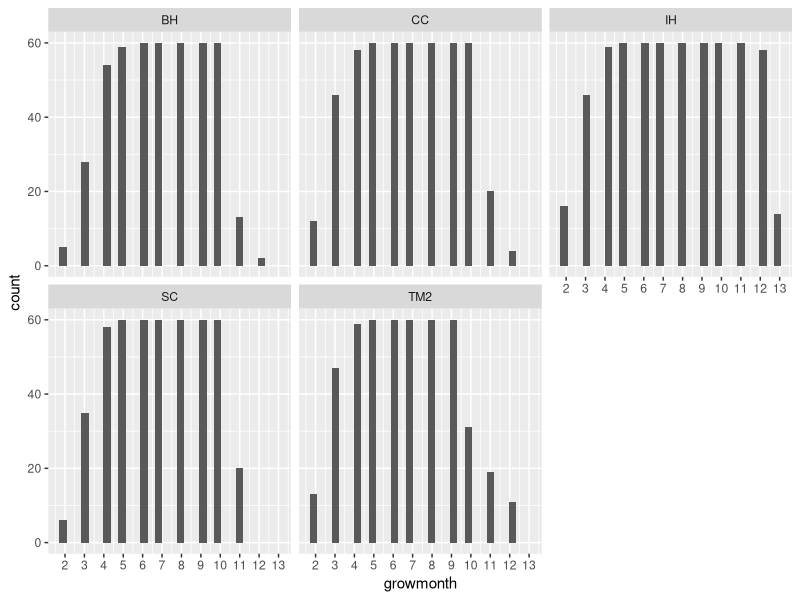
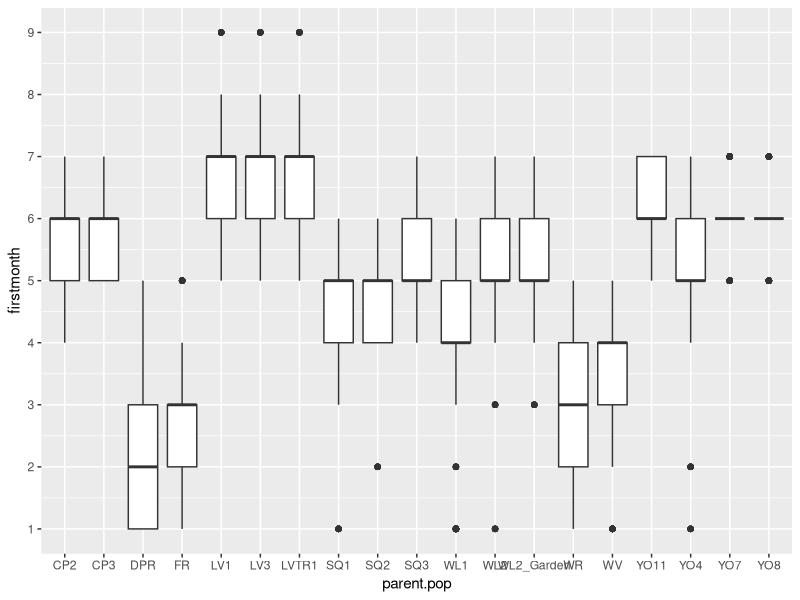
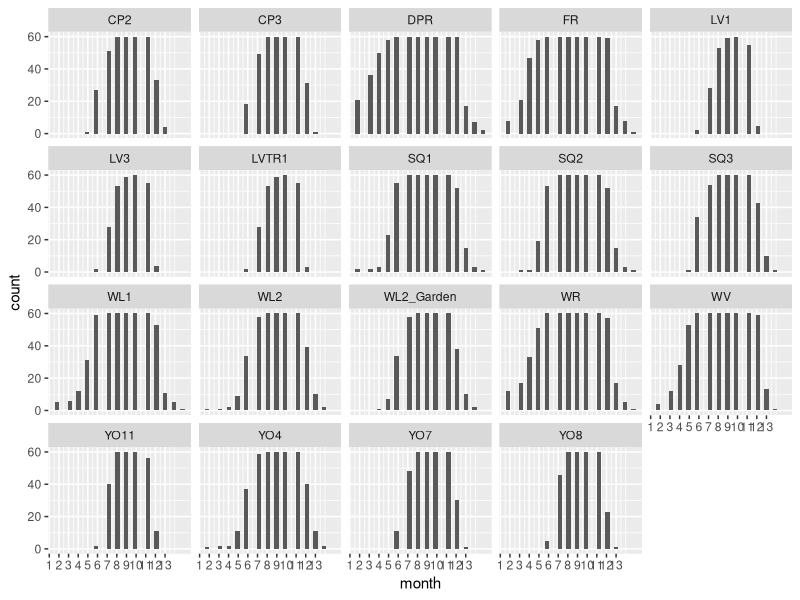
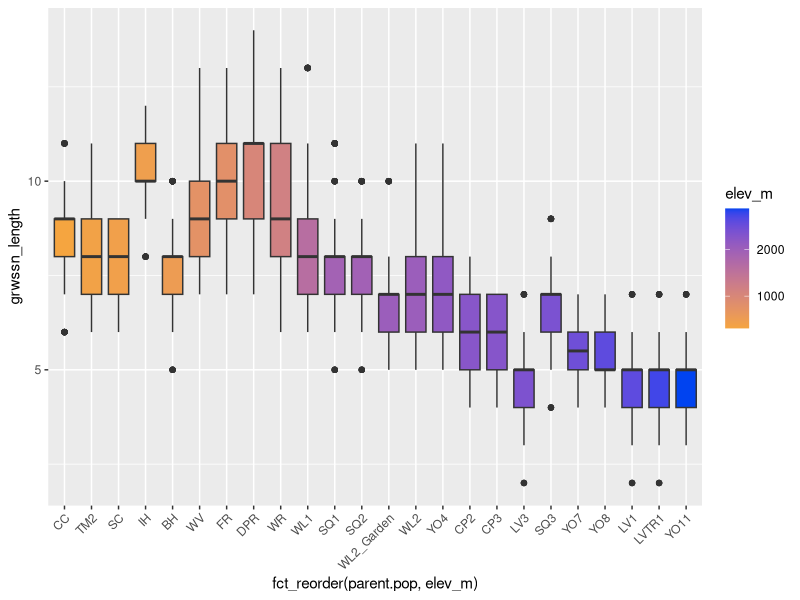

The R script that drew these images, in order: (Note: this script raises an error after producing the figures.)
## ---- chunk 1
knitr::opts_chunk$set(echo = TRUE)
#clear console if needed
#rm(list = ls())
## ---- chunk 2
library(raster) #for the CV function 
library(tidyverse)

sem <- function(x, na.rm=FALSE) { #standard error function 
  sd(x,na.rm=na.rm)/sqrt(length(na.omit(x)))
} 

true_round <- function(number, digits) { #rounding function that bypasses R's round to even default
  posneg <- sign(number)
  number <- abs(number) * 10^digits
  number <- number + 0.5 + sqrt(.Machine$double.eps)
  number <- trunc(number)
  number <- number / 10 ^ digits
  number * posneg
} 
## ---- chunk 3
#pop info
pops_common_garden <- read_csv("../input/WL2_Data/Pops_for_2023_WL2.csv") #pops included in common garden 
pops_common_garden_nonotes <- pops_common_garden %>% select(parent.pop:phylogroup, elevation.group) #subset columns

#Need to add YO1 for JGI:
yose1 <- tibble(parent.pop="YO1", phylogroup=NA) 
pops_common_garden_jgi <- bind_rows(pops_common_garden_nonotes, yose1)

#extra location info 
pop_loc <- read_csv("../input/Strep_tort_locs.csv")

#need to change YOSE to YO
pop_loc_yo <- pop_loc %>% mutate(parent.pop = str_replace(`Site code`, "YOSE(\\d+)", "YO\\1")) %>% select(Lat, Long, elev_m=`Elevation (m)`, parent.pop)

#merge in location info
pop_elev <- left_join(pops_common_garden_jgi, pop_loc_yo)

#add in common garden sites
sites_loc <- tibble(parent.pop=c("UCD_Garden", "WL2_Garden"), phylogroup=NA, Lat=c("38.53250", "38.82599"), Long=c("-121.78299", "-120.25090"), elev_m=c(16,2020))
pops_gardens_locs <- bind_rows(pop_elev, sites_loc)

#add row names
pops_gardens_locs_rowids <- pops_gardens_locs %>% rowid_to_column() %>% mutate(rowid = as.character(rowid))
## ---- chunk 4
flint_data1 <- read_csv("../input/Updated_Flint_Climate_Oct2024.csv") #This only goes through Aug 2024
flint_data2 <- read_csv("../input/Updated_Flint_Sept-Dec2024.csv") #Sept-Dec 2024

#merge:
flint_data <- bind_rows(flint_data1, flint_data2)
## ---- chunk 5
cwd <- flint_data %>% filter(str_detect(DataFileName, "cwd"))
cwd_long <- cwd %>% 
  pivot_longer(!DataFileName, names_to = "rowid", values_to = "cwd") %>% 
  extract(DataFileName, c("year", "month"), "(\\d+)(.*)", convert = TRUE) %>% 
  separate(month, into = c("month", "file_type")) %>% select(rowid, year, month, cwd)

pet <- flint_data %>% filter(str_detect(DataFileName, "pet"))
pet_long <- pet %>% 
  pivot_longer(!DataFileName, names_to = "rowid", values_to = "pet") %>% 
  extract(DataFileName, c("year", "month"), "(\\d+)(.*)", convert = TRUE) %>% 
  separate(month, into = c("month", "file_type")) %>% select(rowid, year, month, pet)

aet <- flint_data %>% 
  filter(str_detect(DataFileName, "aet"))
aet_long <- aet %>% 
  pivot_longer(!DataFileName, names_to = "rowid", values_to = "aet") %>% 
  extract(DataFileName, c("year", "month"), "(\\d+)(.*)", convert = TRUE) %>% 
  separate(month, into = c("month", "file_type")) %>% select(rowid, year, month, aet)

pck <- flint_data %>% filter(str_detect(DataFileName, "pck"))
pck_long <- pck %>% 
  pivot_longer(!DataFileName, names_to = "rowid", values_to = "pck") %>% 
  extract(DataFileName, c("year", "month"), "(\\d+)(.*)", convert = TRUE) %>% 
  separate(month, into = c("month", "file_type")) %>% select(rowid, year, month, pck)

ppt <- flint_data %>% filter(str_detect(DataFileName, "ppt"))
ppt_long <- ppt %>% 
  pivot_longer(!DataFileName, names_to = "rowid", values_to = "ppt") %>% 
  extract(DataFileName, c("year", "month"), "(\\d+)(.*)", convert = TRUE) %>% 
  separate(month, into = c("month", "file_type")) %>% select(rowid, year, month, ppt)

tmn <- flint_data %>% filter(str_detect(DataFileName, "tmn"))
tmn_long <- tmn %>% 
  pivot_longer(!DataFileName, names_to = "rowid", values_to = "tmn") %>% 
  extract(DataFileName, c("year", "month"), "(\\d+)(.*)", convert = TRUE) %>% 
  separate(month, into = c("month", "file_type")) %>% select(rowid, year, month, tmn)

tmx <- flint_data %>% filter(str_detect(DataFileName, "tmx"))
tmx_long <- tmx %>% 
  pivot_longer(!DataFileName, names_to = "rowid", values_to = "tmx") %>% 
  extract(DataFileName, c("year", "month"), "(\\d+)(.*)", convert = TRUE) %>% 
  separate(month, into = c("month", "file_type")) %>% select(rowid, year, month, tmx)

#merge:
flint_long <- full_join(aet_long, cwd_long)
flint_long <- full_join(flint_long, pck_long)
flint_long <- full_join(flint_long, pet_long)
flint_long <- full_join(flint_long, ppt_long)
flint_long <- full_join(flint_long, tmn_long)
flint_long <- full_join(flint_long, tmx_long)

flint_pops <- full_join(pops_gardens_locs_rowids, flint_long) 
#write_csv(flint_pops, "../output/Climate/Flint_AllSites_Dec2024.csv") 
## ---- chunk 6
pop_elev_climate <- flint_pops %>% 
  select(parent.pop, elevation.group, elev_m, Lat:Long, year:tmx) %>% #organize the columns 
  mutate(elevation.group=if_else(parent.pop=="UCD_Garden", "Low",  #add elevation group for gardens
                                 if_else(parent.pop=="WL2_Garden", "High", elevation.group))) %>% 
  filter(parent.pop!="YO1") #remove YO1 from the dataset 
#write_csv(pop_elev_climate, "../output/Climate/flint_climate_UCDpops.csv") #this is the file used in "Flint_Growth_Season.Rmd" and "Climate_PCAs_AllYear.Rmd"
## ---- chunk 7
month_nums <- tibble(month=c("jan","feb","mar","apr","may","jun","jul","aug","sep","oct","nov","dec"),
                     month_nums=c(1:12)) #give calendar months a number 

#merge:
flint_all_year_mosnums <- left_join(pop_elev_climate, month_nums) %>% arrange(parent.pop, year, month_nums) 

#define the water year as November-October:
flint_all_year_wtr_yr <- flint_all_year_mosnums %>% 
  mutate(wtr_yr = year + month_nums %in% c(11:12)) %>% 
  mutate(timeframe = case_when(
                                wtr_yr < 1964 ~ "beforehistoric",
                                wtr_yr >= 1964 & wtr_yr < 1994 ~ "historic",
                                wtr_yr >= 1994 & wtr_yr < 2024 ~ "recent")) %>%
                         mutate(timeframe = as.factor(timeframe), month = as.factor(month)) %>%
                         filter(wtr_yr != 1895, wtr_yr < 2024) %>% #remove years with less than 12 months of data 
                         mutate(months_wtryr = case_when(
                           month == "nov" ~ 1,
                           month == "dec" ~ 2,
                           month == "jan" ~ 3,
                           month == "feb" ~ 4,
                           month == "mar" ~ 5,
                           month == "apr" ~ 6,
                           month == "may" ~ 7, 
                           month == "jun" ~ 8,
                           month == "jul" ~ 9, 
                           month == "aug" ~ 10,
                           month == "sep" ~ 11,
                           month == "oct" ~ 12 )) %>% 
  select(parent.pop:month, timeframe, wtr_yr, months_wtryr, aet:tmx)  #organize the columns 
summary(flint_all_year_wtr_yr)
#write_csv(flint_all_year_wtr_yr, "../output/Climate/flint_all_year_wtr_yr.csv")

#water year is calculated Nov - October.  Could have issues with this, but move forward for now. Can be changed later. 
## ---- chunk 8
# Calculating average temp and diurnal range for each month
bioclim_wtr_yr_prep <- flint_all_year_wtr_yr %>% 
  mutate(tavg = (tmn + tmx)/2, t_diurnal = (tmx-tmn))

#Bio 1, 2, 4, 7, 12, 15
bioclim_wtr_yr_calc <- bioclim_wtr_yr_prep %>% 
  group_by(parent.pop, elevation.group, elev_m, timeframe, wtr_yr) %>% 
  summarise(ann_tmean=mean(tavg),  #Bio1 - Annual Mean Temperature
            mean_diurnal_range=mean(t_diurnal), #Bio2 - Mean Diurnal Range
            temp_seasonality=sd(tavg), #Bio4 - Temperature Seasonality
            temp_ann_range=(max(tmx))-(min(tmn)), #bio7 - temp annual range
            ann_ppt=sum(ppt), #bio12 - annual precip
            ppt_seasonality=cv(ppt+1)) #bio15 - Precipitation Seasonality (+1 to avoid strange CVs for areas where mean rainfaill is < 1)

# Calculating wettest, driest, warmest, and coldest months 
wettest_month <- bioclim_wtr_yr_prep %>%  #there's one wettest month per pop/year
  group_by(parent.pop, elevation.group, elev_m, timeframe, wtr_yr) %>% 
  slice_max(ppt)
driest_month <- bioclim_wtr_yr_prep %>%  #there's more than one driest month for some pops and years 
  group_by(parent.pop, elevation.group, elev_m, timeframe, wtr_yr) %>% 
  slice_min(ppt)
warmest_month <- bioclim_wtr_yr_prep %>% #there's more than one warmest month for 1 pop/year
  group_by(parent.pop, elevation.group, elev_m, timeframe, wtr_yr) %>% 
  slice_max(tavg)
coldest_month <- bioclim_wtr_yr_prep %>% #there's more than one driest month for some pops and years 
  group_by(parent.pop, elevation.group, elev_m, timeframe, wtr_yr) %>% 
  slice_min(tavg)

# Bio 8, 9, 18, 19
bio8_wtryr <- wettest_month %>% #bio8 = tmean_wettest_month
  dplyr::select(parent.pop, elevation.group, elev_m, timeframe, wtr_yr, tmean_wettest_month=tavg)
bio9_wtryr <- driest_month %>% #bio9 = tmean_driest_month
  group_by(parent.pop, elevation.group, elev_m, timeframe, wtr_yr) %>% 
  summarise(tmean_driest_month=mean(tavg)) #taking the average b/c some years where there are multiple driest months 
bio18_wtryr <- warmest_month %>% #bio18 = ppt_warmest_month
  group_by(parent.pop, elevation.group, elev_m, timeframe, wtr_yr) %>% 
  summarise(ppt_warmest_month=mean(ppt)) #taking the avg b/c more than one warmest month for one pop/year
bio19_wtryr <- coldest_month %>% #bio19 = ppt_coldest_month
  group_by(parent.pop, elevation.group, elev_m, timeframe, wtr_yr) %>% 
  summarise(ppt_coldest_month=mean(ppt)) #taking the avg b/c more than one coldest month for one pop/year
#merge:
bio8_9_wtryr <- full_join(bio8_wtryr, bio9_wtryr) 
bio18_19_wtryr <- full_join(bio18_wtryr, bio19_wtryr) 
all_periods_wtryr <- full_join(bio8_9_wtryr, bio18_19_wtryr)

#Merge all bioclims
bioclim_wtryr <- full_join(bioclim_wtr_yr_calc, all_periods_wtryr)
summary(bioclim_wtryr)
#write_csv(bioclim_wtryr, "../output/Climate/bioclim_wtr_yr.csv")
## ---- chunk 9
growyear_months <- tibble(month=c(1:12), growmonth=c(5, 6, 7, 8, 9, 10, 11, 12, 1, 2, 3, 4)) #start in Sept for low elev though due to after-ripening requirements 
pop_elev_climate_60 <- pop_elev_climate %>% 
  filter(parent.pop != "UCD_Garden") %>% #remove Davis garden 
  mutate(month = recode(month, #convert months to numbers 
  jan = 1,
  feb = 2,
  mar = 3,
  apr = 4,
  may = 5,
  jun = 6,
  jul = 7,
  aug = 8,
  sep = 9,
  oct = 10,
  nov = 11,
  dec = 12
)) %>% 
  left_join(growyear_months) %>% 
  mutate(grow_yr = year + month %in% c(9:12)) %>% #match grow year to grow months 
  filter(grow_yr >= 1964, grow_yr < 2024) %>%  #use the most recent 60 years
  select(parent.pop:Long, year_cal=year, grow_yr, month, growmonth, cwd, pck, ppt, tmn, tmx) %>% 
  arrange(parent.pop, year_cal, month)

pop_elev_climate_60_avgs <- pop_elev_climate_60 %>% 
  group_by(parent.pop, elevation.group, elev_m, month) %>% 
  summarise_at(c("cwd", "pck", "ppt", "tmn", "tmx"), c(mean, sem), na.rm = TRUE) #60 year averages per month for each pop
names(pop_elev_climate_60_avgs) <- gsub("fn2", "sem", colnames(pop_elev_climate_60_avgs))
names(pop_elev_climate_60_avgs) <-gsub("fn1", "mean", colnames(pop_elev_climate_60_avgs))
pop_elev_climate_60_avgs <- pop_elev_climate_60_avgs %>% mutate(PckSum=sum(pck_mean)) #estimate of average total snowpack in a year 
## ---- chunk 10
nosnow_pops_60 <- pop_elev_climate_60_avgs %>% filter(PckSum < 70)
unique(nosnow_pops_60$parent.pop) #BH, CC, TM2, SC, IH 
summary(nosnow_pops_60) #3rd quartile of CWD = 85.15

nosnow_pops_60_tojoin <- nosnow_pops_60 %>% select(parent.pop:elev_m, PckSum) %>% distinct() #pull out PckSum
nosnow_pops_60_years <- left_join(nosnow_pops_60_tojoin, pop_elev_climate_60) #add PckSum to full 60 year data frame 

#first month
nosnow_60_first_month <- nosnow_pops_60_years %>%
  group_by(parent.pop, elevation.group, elev_m, grow_yr) %>% 
  filter(ppt>=25) %>% 
  arrange(growmonth) %>% 
  filter(row_number()==1) #get first month for each pop and year with germinating inducing rain 
nosnow_60_first_month_tomerge <- nosnow_60_first_month %>% 
  select(parent.pop:elev_m, grow_yr, firstmonth=growmonth) #first month is in grow month not calendar month format
#merge:
nosnow_60_first_month_col <- full_join(nosnow_pops_60_years, nosnow_60_first_month_tomerge)

#last month
nosnow_60_last_month <- nosnow_60_first_month_col %>%
  group_by(parent.pop, elevation.group, elev_m, grow_yr) %>% 
  filter(growmonth>firstmonth) %>% #start the search at the first month of the growth season 
  filter(cwd>85.15) %>% #last month is when cwd gets too high 
  arrange(growmonth) %>% 
  filter(row_number()==1)
nosnow_60_last_month_tomerge <- nosnow_60_last_month %>% 
  select(parent.pop:elev_m, grow_yr, lastmonth=growmonth) #last month is in grow month not calendar month format
nosnow_60_last_month_col <- full_join(nosnow_60_first_month_col, nosnow_60_last_month_tomerge) %>% 
  select(parent.pop:growmonth, firstmonth, lastmonth, cwd:tmx)
## ---- chunk 11
nosnow_60_last_month_col %>% filter(is.na(lastmonth)) %>% arrange(grow_yr) #16 cases in IH with no last month 
nosnow_60_last_month_col %>% filter(parent.pop=="IH") #most of above = cases where the next Sept is the month with cwd past the threshold --> figure out how to add this month into the final climate 
##except 2005 & 2019 (for those 2 cwd didn't get above 85.15 until after the next growth season started) --> use max end date for these 
pop_elev_climate %>% filter(parent.pop=="IH") %>% filter(month=="sep", year==2023) #high cwd in sept 2023

nosnow_60_last_month_col %>% filter(is.na(firstmonth)) %>% arrange(grow_yr) #0 cases 
nosnow_60_last_month_col %>% filter(firstmonth>4) #1 case in BH (2014) where first month is after December, this is fine, right?

nosnow_60_last_month_col %>% filter(lastmonth<4) %>% arrange(parent.pop, grow_yr) #1 case in BH 1979 where last month is less than 4 (earlier than December), it's actually only 1 month post start
nosnow_60_last_month_col %>% filter(lastmonth==firstmonth) %>% arrange(parent.pop, grow_yr) #0 cases
nosnow_60_last_month_col %>% filter(lastmonth==1) %>% arrange(parent.pop, grow_yr) #0 cases where Sept is last month 
nosnow_60_last_month_col %>% filter(lastmonth<6) #1 case where Oct-Dec is the last month (same BH as above)
nosnow_60_last_month_col %>% filter(growmonth==firstmonth+1, cwd>85.15) %>% arrange(parent.pop, grow_yr) #1 case where cwd is high in the second growth month (same BH as above - 1979)
nosnow_60_last_month_col %>% filter(parent.pop=="BH", grow_yr==1979) #next growmonth with high enough CWD = 10, use that instead of 2? 
## ---- chunk 12
summary(nosnow_60_last_month_col) #first month in data set = 1, last month in data set = 12 (in grow months)
nosnow_60_last_month_col %>% filter(parent.pop=="IH") %>% summarise(maxEnd=max(lastmonth, na.rm=TRUE)) #max end = 12 in grow months 

nosnow_60first_last_month <- nosnow_60_last_month_col %>% 
  mutate(lastmonth=if_else(parent.pop=="IH" & grow_yr==2005, 12, #use the max end for the cases were CWD never > 85.15
         if_else(parent.pop=="IH" & grow_yr==2019, 12, #use the max end for the cases were CWD never > 85.15
          if_else(parent.pop=="BH" & grow_yr==1979, 10, #use the next month with high CWD
                 lastmonth))))

#deal with cases for IH where sept is the last month 
IH_sept_last_month <- nosnow_60first_last_month %>% 
  filter(is.na(lastmonth)) %>% 
  mutate(lastmonth=13) %>% #last month will be the 13th month 
  arrange(grow_yr) #14 years left for IH with no last month (last month = next year's Sept)

IH_sept_last_month_only <- IH_sept_last_month %>% 
  ungroup() %>% 
  select(parent.pop, year_cal=grow_yr, firstmonth) %>% 
  distinct() %>% #just have 1 row per year where we need to add sept
  left_join(pop_elev_climate_60) %>% 
  filter(month==9) %>% 
  mutate(grow_yr=year_cal, growmonth=13, lastmonth=13) #change grow_yr to include sept 
#still need 2023 sept:
IH_2023_sept <- pop_elev_climate %>% filter(parent.pop=="IH") %>% filter(month=="sep", year==2023) %>% 
  mutate(grow_yr=year, month=9, growmonth=13, lastmonth=13, firstmonth=1) %>% 
  select(parent.pop, year_cal=year, elevation.group:Long, grow_yr, month,growmonth,firstmonth, lastmonth, cwd, pck, ppt:tmx)
## ---- chunk 13
IH_sept_last_month_fixed <- IH_sept_last_month %>% 
  bind_rows(IH_sept_last_month_only) %>% #add rows for sept in 
  bind_rows(IH_2023_sept) %>% 
  arrange(year_cal, month) %>% 
  select(-PckSum) %>% #remove this since we lost it on the new rows 
  group_by(parent.pop, elevation.group, elev_m, grow_yr) %>% 
  filter(growmonth>firstmonth) %>% #first and last month are in grow month format not calendar year 
  filter(growmonth<=lastmonth) %>% 
  arrange(parent.pop, grow_yr, growmonth)

nosnow_grwseason_60 <- nosnow_60first_last_month %>% 
  group_by(parent.pop, elevation.group, elev_m, grow_yr) %>% 
  filter(growmonth>firstmonth) %>% #first and last month are in grow month format not calendar year 
  filter(growmonth<=lastmonth) %>% 
  bind_rows(IH_sept_last_month_fixed) %>% 
  arrange(parent.pop, grow_yr, growmonth) 

xtabs(~parent.pop+month, data=nosnow_grwseason_60)
nosnow_grwseason_60 %>% ggplot(aes(x=growmonth)) + geom_histogram() +
  scale_x_continuous(breaks=c(1, 2, 3, 4, 5,6,7,8,9,10, 11, 12, 13)) +
  facet_wrap(~parent.pop)

nosnow_grwseason_60 %>% filter(parent.pop=="IH", grow_yr==1965)
## ---- chunk 14
snow_pops_60 <- pop_elev_climate_60_avgs %>% filter(PckSum >= 70)
unique(snow_pops_60$parent.pop) #18 pops + garden site get some significant snowpack per year 

#add rest of 2023 calendar year 
snow_pop_ids <- snow_pops_60 %>% select(parent.pop) %>% distinct()
snow_pops_2023_cal_year <- pop_elev_climate %>% 
  filter(parent.pop != "UCD_Garden") %>%  
  mutate(month = recode(month, 
  jan = 1,
  feb = 2,
  mar = 3,
  apr = 4,
  may = 5,
  jun = 6,
  jul = 7,
  aug = 8,
  sep = 9,
  oct = 10,
  nov = 11,
  dec = 12
)) %>% 
  left_join(growyear_months) %>% 
  mutate(grow_yr = year + month %in% c(9:12)) %>%
  select(parent.pop:Long, year_cal=year, grow_yr, month, growmonth, cwd, pck, ppt, tmn, tmx) %>% 
  filter(grow_yr == 2024, year_cal==2023) %>%  
  right_join(snow_pop_ids) 

snow_pops_60_tojoin <- snow_pops_60 %>% select(parent.pop:elev_m, PckSum) %>% distinct()
snow_pops_60_years <- left_join(snow_pops_60_tojoin, pop_elev_climate_60) %>% 
  filter(year_cal >1963) %>%  #remove 1963 calendar year 
  bind_rows(snow_pops_2023_cal_year) %>% #add rest of 2023 calendar year 
  arrange(parent.pop, year_cal, month)

#first month
snow_60_first_month <- snow_pops_60_years %>%
  group_by(parent.pop, elevation.group, elev_m, year_cal) %>% #find snow pops growth season within the normal calendar year since they can end as late as December 
  filter(pck==0) %>% 
  filter(tmn > 0) %>% 
  arrange(month) %>% 
  filter(row_number()==1) #get first month for each pop and year with no snowpack for germ
snow_60_first_month_tomerge <- snow_60_first_month %>% 
  select(parent.pop:elev_m, year_cal, firstmonth=month)
snow_60_first_month_col <- full_join(snow_pops_60_years, snow_60_first_month_tomerge)

#last month 
snow_60_last_month <- snow_60_first_month_col %>%
  group_by(parent.pop, elevation.group, elev_m, year_cal) %>% 
  filter(month>firstmonth) %>% 
  filter(month>4) %>% #before adding this, the min last month was 10 (except for cases with Jan germ and Feb snow)
  filter(if_else(pck>70, pck>70, 
                 if_else(pck>0, tmn < 0, tmn <= -5))) %>%  #-5 is moderate freeze (Pardee et al. 2017)
  arrange(month) %>% 
  filter(row_number()==1) #get first month after growstart for each pop and year with pck >70 OR pck>0 & tmn <0 OR tmn <-5
snow_60_last_month_tomerge <- snow_60_last_month %>% 
  select(parent.pop:elev_m, year_cal, firstmonth,lastmonth=month)
snow_60_last_month_col <- full_join(snow_60_first_month_col, snow_60_last_month_tomerge) %>% 
  select(firstmonth, lastmonth, year_cal:tmx)
## ---- chunk 15
snow_60_last_month_col %>% filter(is.na(firstmonth)) #no cases where there isn't a firstmonth
snow_60_last_month_col %>% filter(lastmonth==firstmonth) %>% arrange(parent.pop, year_cal) #no cases where last month is first month 

snow_60_last_month_col %>% filter(is.na(lastmonth)) #238 cases where there isn't a lastmonth #*no snow_pack, or min temp > -5 
#***WHAT TO DO FOR THESE CASES? check the next calendar year to see when pck > 70 and make the last month 12 (Dec) for the ones without that 

snow_60_last_month_col %>% filter(lastmonth==firstmonth+1) %>% arrange(parent.pop, year_cal) #0 cases 
snow_60_last_month_col %>% filter(lastmonth==firstmonth+2) #6 cases where there was sig snowpack in the second month after the first month of 0 snowpack 
heavysnow_60 <- snow_60_last_month_col %>% filter(lastmonth<=firstmonth+2) %>% filter(month==firstmonth)
summary(heavysnow_60) 
unique(heavysnow_60$parent.pop) #3 pops included (all Lassen)
#high snowpack all year except Aug-Nov, these cases are fine to leave 

snow_60_last_month_col %>% filter(firstmonth<4) %>% filter(pck>70) %>% filter(month>firstmonth, month<10) #13 cases where Jan or Feb = first month, but high snow 1 or 2 months later 
#look at the distribution of start and end months 
snow_60_last_month_col %>% 
  ggplot(aes(x=parent.pop, y=firstmonth)) +
  geom_boxplot() +
  scale_y_continuous(breaks=c(1, 2, 3, 4, 5,6,7,8,9,10, 11, 12)) 
#Jan and Feb are clearly outliers for some higher elev pops 
#SQ1, SQ2, WL1, WL2 (MAR OUTLIER TOO?), WV, YO4
snow_60_last_month_col %>% filter(parent.pop=="SQ1", firstmonth==1) %>% 
  filter(pck>70, month>firstmonth, month<10) #no cases of high snowpack soon after germ
snow_60_last_month_col %>% filter(parent.pop=="SQ2", firstmonth==2) %>% 
  filter(pck>70, month>firstmonth, month<10) #no cases of high snowpack soon after germ
snow_60_last_month_col %>% filter(parent.pop=="WV", firstmonth==1) %>% 
  filter(pck>70, month>firstmonth, month<10) #no cases of high snowpack soon after germ
snow_60_last_month_col %>% filter(parent.pop=="YO4", firstmonth<3) %>% 
  filter(pck>70, month>firstmonth, month<10) #no cases of high snowpack soon after germ
snow_60_last_month_col %>% filter(parent.pop=="WL1", firstmonth<3) %>% 
  filter(pck>70, month>firstmonth, month<10) #3 years with high snow pack 1 or 2 months post germ (1991, 2009, 2018)
snow_60_last_month_col %>% filter(parent.pop=="WL2", firstmonth<=3) %>% 
  filter(pck>70, month>firstmonth, month<10) #1 year with high snow pack 1 month post germ (2014) 
#Check with J&J about the above WL1 and WL2 cases, for now just leave them in 
## ---- chunk 16
#search for the last month in the grow year rather than calendar year for the cases without a last month 
snow_60_last_month_grwyr <- snow_60_last_month_col %>% 
  filter(month<9) %>% 
  group_by(parent.pop, elevation.group, elev_m, grow_yr) %>% 
  filter(if_else(pck>70, pck>70, 
                 if_else(pck>0, tmn < 0, tmn <= -5))) %>%  #-5 is moderate freeze (Pardee et al. 2017)
  arrange(growmonth) %>%  
  filter(row_number()==1)
snow_60_last_month_grwyr_tomerge <- snow_60_last_month_grwyr %>% 
  ungroup() %>% 
  mutate(year_cal=grow_yr-1) %>% #will apply these last months to the previous cal year
  select(parent.pop:elev_m, year_cal,lastmonth_grwyr=growmonth) %>% 
  arrange(parent.pop, year_cal)
snow_60_last_grw_month_col <- left_join(snow_60_last_month_col, snow_60_last_month_grwyr_tomerge) %>% 
  select(firstmonth, lastmonth, lastmonth_grwyr, year_cal:tmx) 


snow_60_last_grw_month_col %>% filter(is.na(lastmonth), is.na(lastmonth_grwyr)) #still some with no last month - use the max last month for these 
snow_60_last_grw_month_col %>% group_by(parent.pop) %>% summarise(maxEnd=max(lastmonth, na.rm = TRUE)) #max end for every pop = 12 
snow_60first_last_month <- snow_60_last_grw_month_col %>% 
  mutate(lastmonth=if_else(is.na(lastmonth) & is.na(lastmonth_grwyr), 12,#assign the max end 
                           lastmonth))

snow_60_last_grw_month_col %>% filter(is.na(lastmonth), !is.na(lastmonth_grwyr)) #use the grow year last month for these
snow_no_end <- snow_60first_last_month %>% 
  filter(is.na(lastmonth)) %>% 
  select(-lastmonth)
snow_no_end_nextyr <- snow_no_end %>%
  filter(grow_yr>year_cal) %>% #want the next calendar year
  ungroup() %>% 
  select(parent.pop, year_cal=grow_yr, firstmonth, lastmonth_grwyr) %>% 
  distinct() %>% 
  left_join(pop_elev_climate_60) %>% 
  filter(growmonth>4) %>% #want only Jan + 
  filter(growmonth<=lastmonth_grwyr) %>% #only keep the rows for the months between Jan and whatever the end month is in growthmonth format 
  mutate(year_cal=year_cal-1, #change the calendar year to the previous 
         month=month+12, #change the month number appropriately 
          lastmonth=(lastmonth_grwyr-4)+12)

snow_no_end_nextyr_lastmonth <- snow_no_end_nextyr %>% 
  select(parent.pop, year_cal, lastmonth) %>% 
  distinct() %>% 
  left_join(snow_no_end) #add last month info to snow_no_end
  
#snow_no_end_nextyr
#snow_60_last_grw_month_col %>% filter(parent.pop=="CP2", year_cal>1975) #the above code worked!
## ---- chunk 17
snow_no_end_last_month_fixed <- snow_no_end_nextyr_lastmonth %>% 
  bind_rows(snow_no_end_nextyr) %>% #add rows for additional months in 
  arrange(year_cal, month) %>% 
  select(-Lat, -Long, -growmonth) %>% #remove this since we lost it on the new rows 
  group_by(parent.pop, elevation.group, elev_m, year_cal) %>% 
  filter(month>firstmonth) %>%  
  filter(month<=lastmonth) %>% 
  arrange(parent.pop, year_cal, month)

snow_grwseason_60 <- snow_60first_last_month %>% 
  group_by(parent.pop, elevation.group, elev_m, year_cal) %>% 
  filter(month>firstmonth) %>% #first and last month are in grow month format not calendar year 
  filter(month<=lastmonth) %>% 
  bind_rows(snow_no_end_last_month_fixed) %>% 
  arrange(parent.pop, year_cal, month) %>% 
  select(parent.pop:elev_m, firstmonth, lastmonth, year_cal:month, cwd:tmx)

xtabs(~parent.pop+month, data=snow_grwseason_60)
snow_grwseason_60 %>% ggplot(aes(x=month)) + geom_histogram() +
  scale_x_continuous(breaks=c(1, 2, 3, 4, 5,6,7,8,9,10, 11, 12,13)) +
  facet_wrap(~parent.pop)
## ---- chunk 18
nosnow_grwseason_60_prep <- nosnow_grwseason_60 %>% 
  select(parent.pop:elev_m, year=grow_yr, #grow season months in grow year format for no snow pops
         month, firstmonth:tmx)
snow_grwseason_60_prep <- snow_grwseason_60 %>% 
  select(parent.pop:elev_m, year=year_cal, #grow season months in calendar year format for snow pops
         firstmonth:lastmonth, month:tmx)

flint_60_grwseason <- rbind(nosnow_grwseason_60_prep, snow_grwseason_60_prep) %>% 
  mutate(timeframe = case_when(
                                year >= 1964 & year < 1994 ~ "historic",
                                year >= 1994 & year < 2024 ~ "recent")) %>% 
  mutate(grwssn_length = lastmonth-firstmonth) %>% 
  select(parent.pop:elev_m, timeframe, year, month,grwssn_length, cwd:tmx) #organize the columns 
summary(flint_60_grwseason)
unique(flint_60_grwseason$parent.pop)
flint_60_grwseason %>% 
  ggplot(aes(x=fct_reorder(parent.pop, elev_m), y=grwssn_length, fill = elev_m)) +
  geom_boxplot() +
  scale_fill_gradient(low = "#F5A540", high = "#0043F0") +
  theme(axis.text.x = element_text(angle = 45,  hjust = 1))

write_csv(flint_60_grwseason, "../output/Climate/flint_climate_growthseason_60.csv")
## ---- chunk 19
# Calculating average temp and diurnal range for each month
bioclim_60_meantemp_prep <- flint_60_grwseason %>% 
  mutate(tavg = (tmn + tmx)/2, t_diurnal = (tmx-tmn))

# Bio 1, 2, 4, 7, 12, 15
bioclim_60_calc <- bioclim_60_meantemp_prep %>% 
  group_by(parent.pop, elevation.group, elev_m, year) %>% 
  summarise(ann_tmean=mean(tavg),  #Bio1 - Annual Mean Temperature
            mean_diurnal_range=mean(t_diurnal), #Bio2 - Mean Diurnal Range
            temp_seasonality=sd(tavg), #Bio4 - Temperature Seasonality
            temp_ann_range=(max(tmx))-(min(tmn)), #bio7 - temp annual range
            ann_ppt=sum(ppt), #bio12 - annual precip
            ppt_seasonality=cv(ppt+1)) #bio15 - Precipitation Seasonality (+1 to avoid strange CVs for areas where mean rainfaill is < 1)

# Calculating wettest, driest, warmest, and coldest months 
wettest_month <- bioclim_60_meantemp_prep %>%  #there's one wettest month per pop/year
  group_by(parent.pop, elevation.group, elev_m, timeframe, year) %>% 
  slice_max(ppt)
driest_month <- bioclim_60_meantemp_prep %>%  #there's more than one driest month for some pops and years 
  group_by(parent.pop, elevation.group, elev_m, timeframe, year) %>% 
  slice_min(ppt)
warmest_month <- bioclim_60_meantemp_prep %>% #there's one warmest month per pop/year
  group_by(parent.pop, elevation.group, elev_m, timeframe, year) %>% 
  slice_max(tavg)
coldest_month <- bioclim_60_meantemp_prep %>% #there's one coldest month per pop/year
  group_by(parent.pop, elevation.group, elev_m, timeframe, year) %>% 
  slice_min(tavg)

# Bio 8, 9, 18, 19
bio8_60 <- wettest_month %>% #bio8 = tmean_wettest_month
  dplyr::select(parent.pop, elevation.group, elev_m, year, tmean_wettest_month=tavg)
bio9_60 <- driest_month %>% #bio9 = tmean_driest_month
  group_by(parent.pop, elevation.group, elev_m, year) %>% 
  summarise(tmean_driest_month=mean(tavg)) #taking the average b/c some years where there are multiple driest months 
bio18_60 <- warmest_month %>% #bio18 = ppt_warmest_month
  dplyr::select(parent.pop, elevation.group, elev_m, year, ppt_warmest_month=ppt)
bio19_60 <- coldest_month %>% #bio19 = ppt_coldest_month
  dplyr::select(parent.pop, elevation.group, elev_m, year, ppt_coldest_month=ppt)
# Merge:
bio8_9_60 <- full_join(bio8_60, bio9_60)
bio18_19_60 <- full_join(bio18_60, bio19_60)
all_periods_60 <- full_join(bio8_9_60, bio18_19_60)

# Merge all bioclims:
bioclim_60_grwseason <- full_join(bioclim_60_calc, all_periods_60)
#write_csv(bioclim_60_grwseason, "../output/Climate/BioClim_growthseason_60.csv")
## ---- chunk 20
#flint_all_year_wtr_yr  #flint water year climate data frame with all years and months + both garden sites
#bioclim_wtryr          #bioclim water year climate data frame with all years + both garden sites
#flint_60_grwseason     #flint growth season climate data frame with most recent 60 years and grow months + WL2 garden 
#bioclim_60_grwseason   #bioclim water year climate data frame with most recent 60 years + WL2 garden 

#summarize flint by year to merge it with the bioclim data
flint_yrly_avgs_wtr_yr <- flint_all_year_wtr_yr %>% 
  filter(timeframe!="beforehistoric", parent.pop!="UCD_Garden") %>% 
  rename(year=wtr_yr, year_cal=year) %>% 
  group_by(parent.pop, elevation.group, elev_m, Lat, Long, timeframe, year) %>% 
  summarise_at(c("cwd", "pck", "ppt", "tmn", "tmx"), c(mean), na.rm = TRUE)

flint_yrly_avgs_grwssn <- flint_60_grwseason %>% 
  group_by(parent.pop, elevation.group, elev_m, timeframe, year) %>% 
  summarise_at(c("cwd", "pck", "ppt", "tmn", "tmx"), c(mean), na.rm = TRUE)

#subset bioclim water year
bioclim_wtryr_to_merge <- bioclim_wtryr %>% 
  filter(timeframe!="beforehistoric", parent.pop!="UCD_Garden") %>% 
  rename(year=wtr_yr) 

#merge
wtr_yr_clim <- left_join(flint_yrly_avgs_wtr_yr, bioclim_wtryr_to_merge) %>% mutate(Season="Water Year")
grwssn_clim <- left_join(flint_yrly_avgs_grwssn, bioclim_60_grwseason) %>% mutate(Season="Growth Season")
all_clim <- bind_rows(wtr_yr_clim, grwssn_clim)
write_csv(all_clim, "../output/Climate/All_Clim.csv")
